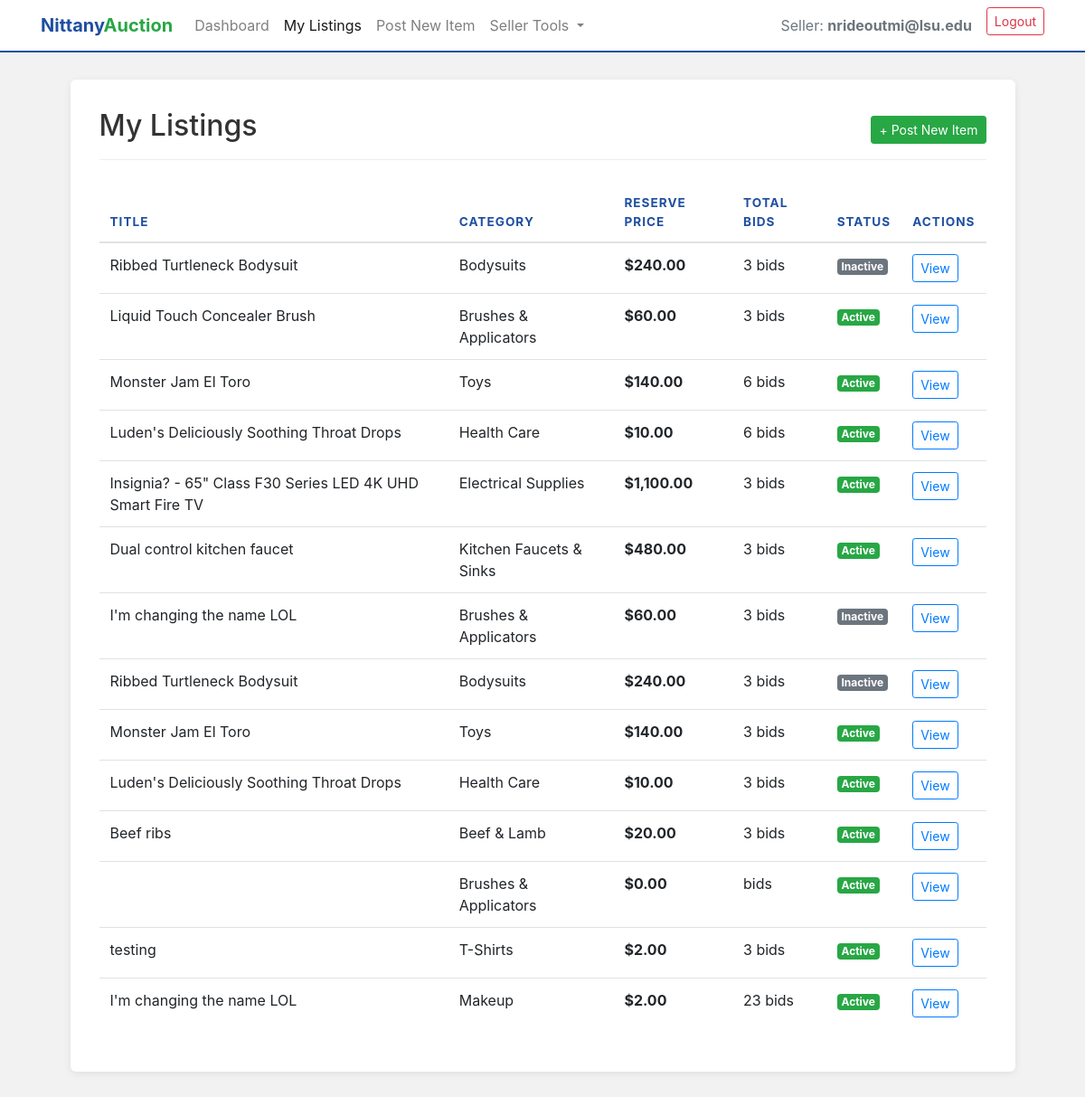
Before: /my-listings (signed in) with the older database file.
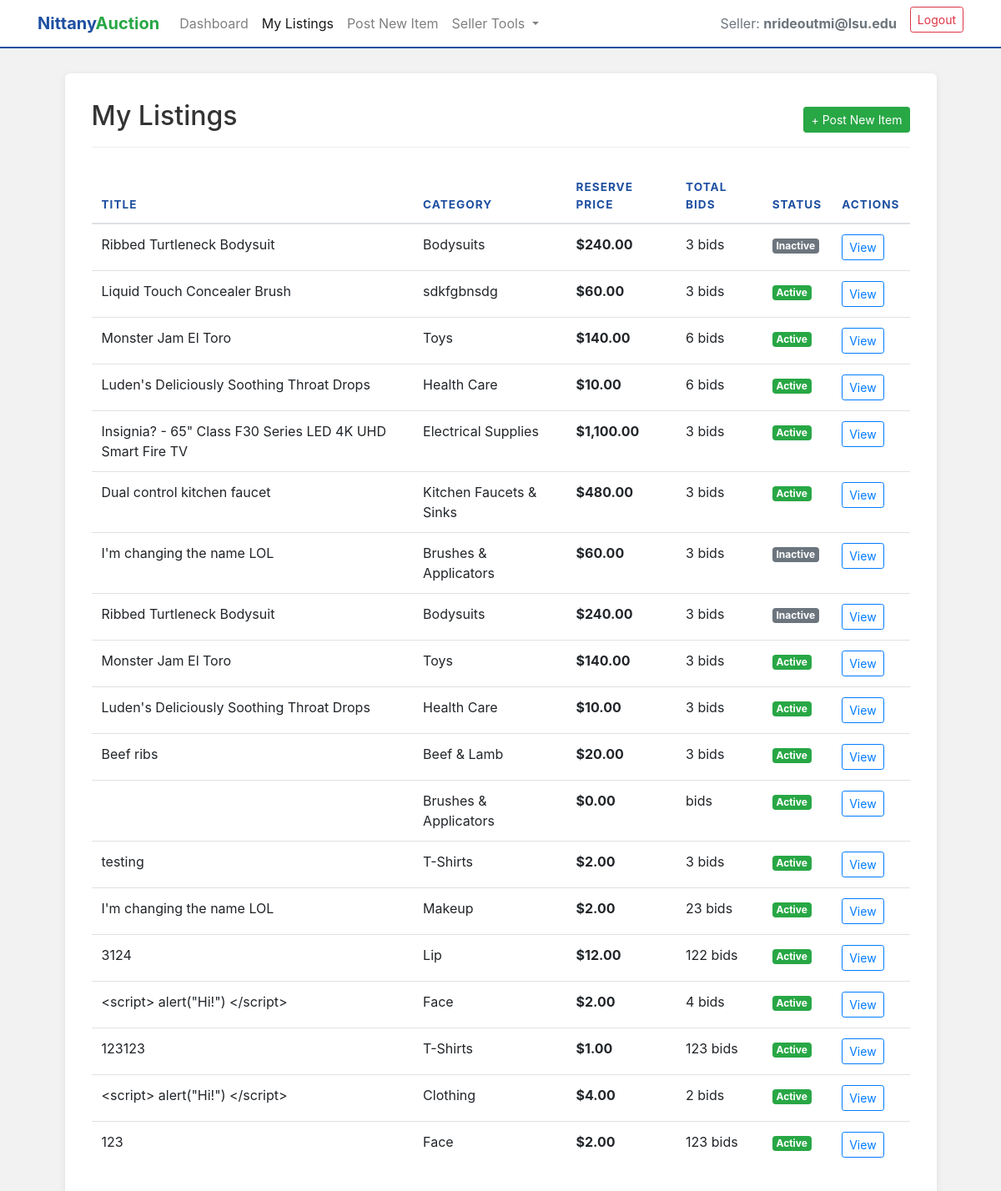
After: the same page with the newer database file.
### tables this page shows
CREATE TABLE "Auction_Listings"
(
    Seller_Email        text,
    Listing_ID          integer,
    Category            text,
    Auction_Title       text,
    Product_Name        text,
    Product_Description text,
    Quantity            integer,
    Reserve_Price       real,
    Max_bids            integer,
    Status              integer,
    PRIMARY KEY (Seller_Email, Listing_ID)
);

### app.py (the view)
@app.route('/my-listings', methods=['POST', 'GET'])
def my_listing():
    user_email = session.get('email')
    if not user_email:
        return redirect(url_for('authenticate'))
    connection = get_connection()
    cursor = connection.cursor()
    cursor.execute('''
        SELECT A.Listing_ID, A.Auction_Title, A.Category, A.Reserve_Price, A.Max_bids, A.Status
        FROM Auction_Listings A
        WHERE A.Seller_Email = ?
    ''', (user_email,))
    result = cursor.fetchall()
    connection.close()
    return render_template('my-listings.html', email=user_email, listings=result)

### app.py (called while the page is built)
def get_connection():
    conn = sql.connect(DB_NAME)
    return conn

### templates/my-listings.html (shortened to what this page needs)
<!DOCTYPE html>
<html lang="en">
<head>
    <link rel="stylesheet"
          href="https://stackpath.bootstrapcdn.com/bootstrap/4.4.1/css/bootstrap.min.css"
>
</head>
<body>
<nav class="navbar navbar-expand-lg navbar-light">
    <div class="container">
        <a class="navbar-brand brand-text" href="/seller">
            <span class="nittany">Nittany</span><span class="auction">Auction</span>
        </a>
        <div class="collapse navbar-collapse" id="sellerNavbar">
            <ul class="navbar-nav mr-auto">
                <li class="nav-item">
                    <a class="nav-link" href="/seller">Dashboard</a>
                </li>
                <li class="nav-item active">
                    <a class="nav-link" href="/my-listings">My Listings</a>
                </li>
                <li class="nav-item">
                    <a class="nav-link" href="/post-item">Post New Item</a>
                </li>
                <li class="nav-item dropdown">
                    <a class="nav-link dropdown-toggle" href="#" id="settings"
                       role="button" data-toggle="dropdown" aria-haspopup="true" aria-expanded="false">
                        Seller Tools
                    </a>
                </li>
            </ul>
            <ul class="navbar-nav ml-auto">
                <li class="nav-item">
                    <span class="nav-link text-muted">Seller: <strong>{{ email }}</strong></span>
                </li>
                <li class="nav-item">
                    <a class="btn btn-sm btn-outline-danger ml-2" href="/login">Logout</a>
                </li>
            </ul>
        </div>
    </div>
</nav>
<div class="container">
    <div class="row justify-content-center">
        <div class="col-md-11 dashboard-card">
            <div class="section-header">
                <h2>My Listings</h2>
                <a href="/post-item" class="btn btn-success btn-sm">+ Post New Item</a>
            </div>
            <div class="table-responsive">
                <table class="table table-hover">
                    <thead>
                        <tr>
                            <th>Title</th>
                            <th>Category</th>
                            <th>Reserve Price</th>
                            <th>Total Bids</th>
                            <th>Status</th>
                            <th>Actions</th>
                        </tr>
                    </thead>
                    <tbody>
                      {% for row in listings %}
                        <tr>
                          <td>{{ row[1] }}</td>
                          <td>{{ row[2] }}</td>
                          <td><strong>${{ "{:,.2f}".format(row[3] | float) }}</strong></td>
                          <td>{{ row[4] }} bids</td>
                          <td>
                              {% if row[5] == 1 %}
                                  <span class="badge badge-success" style="background-color: #28a745;">Active</span>
                              {% elif row[5] == 0 %}
                                  <span class="badge badge-secondary">Inactive</span>
                              {% elif row[5] == 2 %}
                                  <span class="badge badge-info" style="background-color: #1e4fa1;">Sold</span>
                              {% else %}
                                  <span class="badge badge-light">Unknown</span>
                              {% endif %}
                          </td>
                          <td>
                              <a href="/listing-details/{{ email }}/{{ row[0] }}" class="btn btn-sm btn-outline-primary">View</a>
                          </td>
                        </tr>
                      {% else %}
                      <tr>
                          <td colspan="6" class="text-center py-4 text-muted">
                              No listings found. <a href="/post-item">Start selling!</a>
                          </td>
                      </tr>
                      {% endfor %}
                    </tbody>
                </table>
            </div>
        </div>
    </div>
</div>
</body>
</html>

### templates/my-listings.html (style rules this page uses)
body { background-color: #f2f2f2; }
.navbar { background-color: white; border-bottom: 2px solid #1e4fa1; margin-bottom: 30px; }
.brand-text .nittany { color: #1e4fa1; font-weight: bold; }
.brand-text .auction { color: #28a745; font-weight: bold; }
.dashboard-card { background: white; border-radius: 6px; box-shadow: 0 2px 8px rgba(0,0,0,0.08); padding: 2rem; margin-bottom: 50px; }
.section-header { color: #333; border-bottom: 1px solid #eee; padding-bottom: 10px; margin-bottom: 25px; display: flex; justify-content: space-between; align-items: center; }
.table thead th { border-top: none; color: #1e4fa1; text-transform: uppercase; font-size: 0.85rem; letter-spacing: 1px; }

Changed rows visible on the page:
changed Auction_Listings "Liquid Touch Concealer Brush": Category "Brushes & Applicators" → "sdkfgbnsdg"
added Auction_Listings: Auction_Title "3124", Category "Lip", Reserve_Price "12.00", Max_bids "122", Status "Active"
added Auction_Listings: Auction_Title "<script> alert(\"Hi!\") </script>", Category "Face", Reserve_Price "2.00", Max_bids "4", Status "Active"
added Auction_Listings: Auction_Title "123123", Category "T-Shirts", Reserve_Price "1.00", Max_bids "123", Status "Active"
added Auction_Listings: Auction_Title "<script> alert(\"Hi!\") </script>", Category "Clothing", Reserve_Price "4.00", Max_bids "2", Status "Active"
added Auction_Listings: Auction_Title "123", Category "Face", Reserve_Price "2.00", Max_bids "123", Status "Active"
